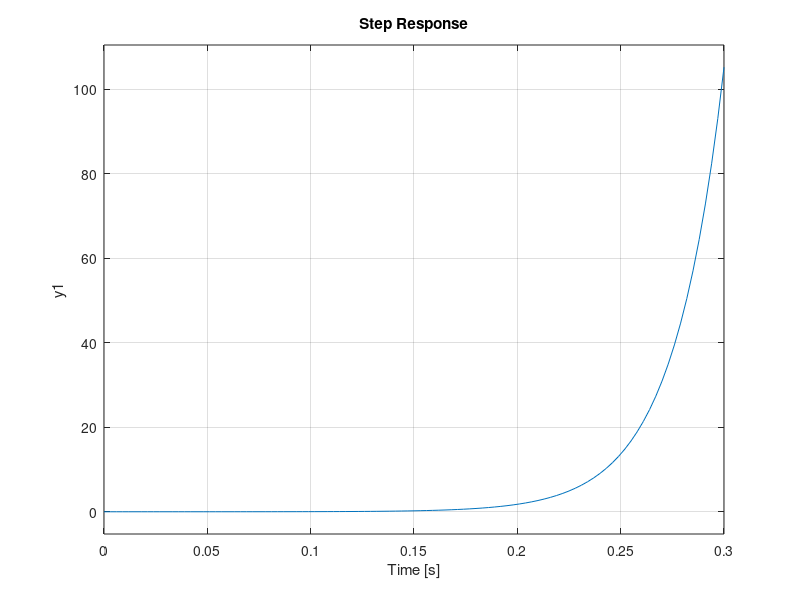

Here is the MATLAB script that generated this plot:
L = 0.234;
R = 6.3;
m = 0.375;
Kp = 625;
Kb = 10;

G = tf([Kb],conv([m 0 -Kp],[0 L R])) 

pole(G)
step(G)

%%
Kb = 9.54;
L = 0.234;

G = tf([Kb],conv([m 0 -Kp],[0 L R])) 
pole(G)

